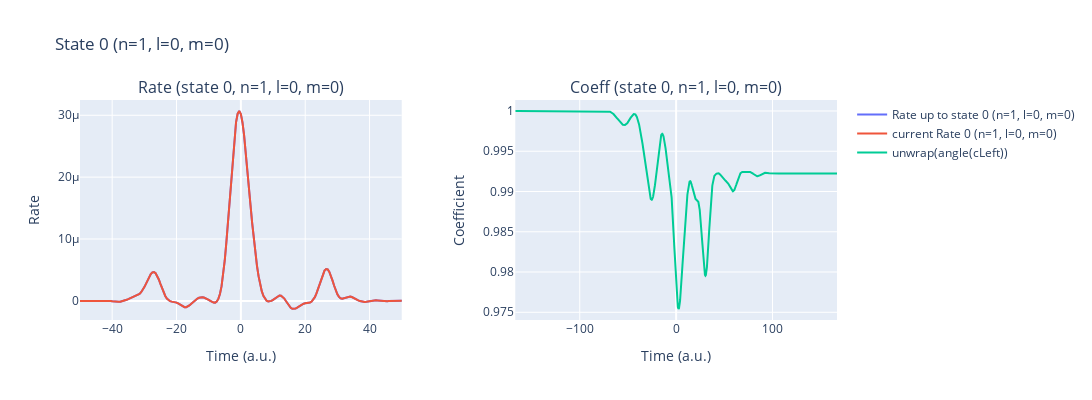
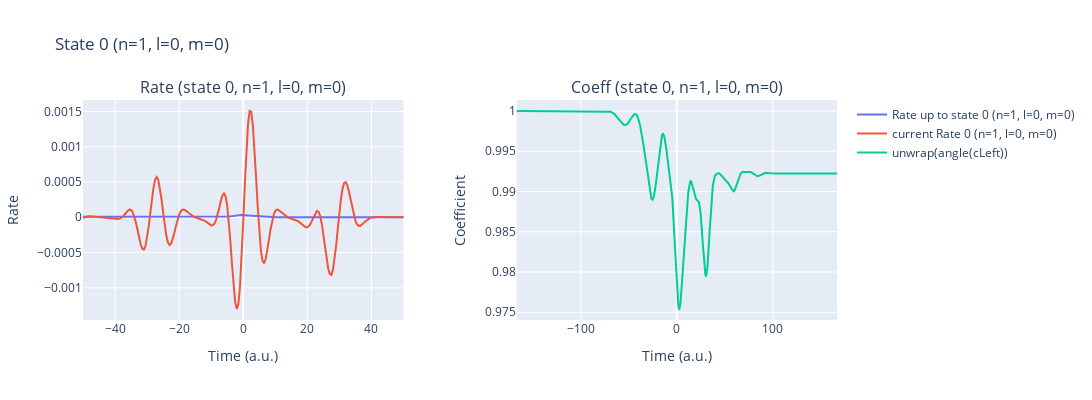
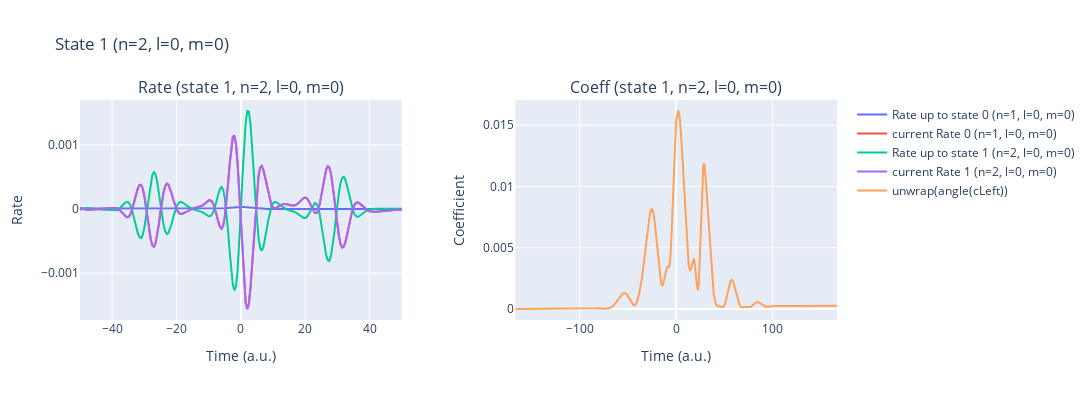
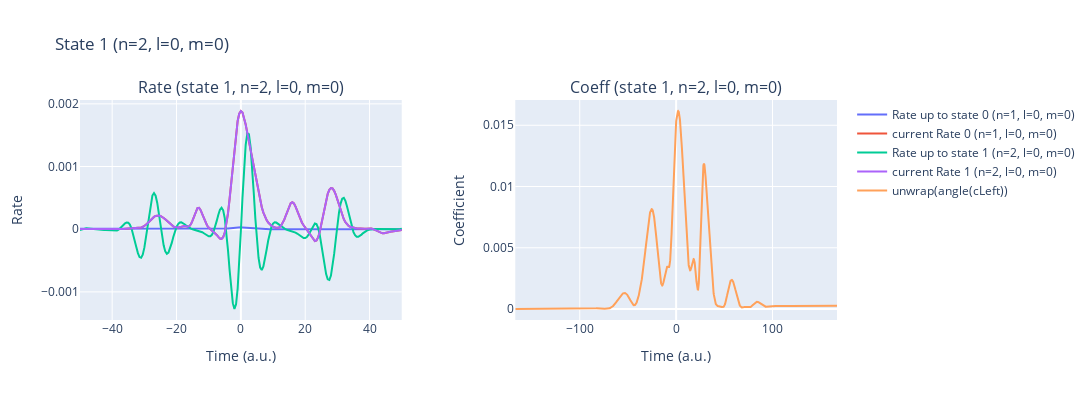

Write notebook code for charts like these, in order.
### Code cell
%autoreload
laser_pulses.add_pulse(params['lam0'], params['intensity'], params['cep'], params['lam0']/ AtomicUnits.nm / AtomicUnits.speed_of_light)
#laser_pulses.add_pulse(250, 8e9, -np.pi/2, 0.58/ AtomicUnits.fs, t0=-144.91)
t_min, t_max = laser_pulses.get_time_interval()
time_recon_1= np.arange(int(t_min), int(t_max)+1, 0.5)

rateExcited_1 = IonRate(time_recon_1, laser_pulses, params, dT=0.5/4, kernel_type='exact_SFA', excitedStates=True)
laser_pulses.reset()

### Figure 1 — Plotly figure (JSON) as saved in the notebook; plotly's stock layout.template omitted (floating-point values rounded to 4 significant figures; data arrays with more than 128 entries replaced by an {"elided": "..."} marker saying what was removed)
{"data": [{"mode": "lines", "name": "Rate up to state 0 (n=1, l=0, m=0)", "type": "scatter", "x": {"elided": "666 float values"}, "xaxis": "x", "y": {"elided": "666 float values"}, "yaxis": "y"}, {"mode": "lines", "name": "current Rate 0 (n=1, l=0, m=0)", "type": "scatter", "x": {"elided": "666 float values"}, "xaxis": "x", "y": {"elided": "666 float values"}, "yaxis": "y"}, {"mode": "lines", "name": "unwrap(angle(cLeft))", "type": "scatter", "x": {"elided": "2671 float values"}, "xaxis": "x2", "y": {"elided": "2671 float values"}, "yaxis": "y2"}], "layout": {"annotations": [{"font": {"size": 16}, "showarrow": false, "text": "Rate (state 0, n=1, l=0, m=0)", "x": 0.2125, "xanchor": "center", "xref": "paper", "y": 1, "yanchor": "bottom", "yref": "paper"}, {"font": {"size": 16}, "showarrow": false, "text": "Coeff (state 0, n=1, l=0, m=0)", "x": 0.7875, "xanchor": "center", "xref": "paper", "y": 1, "yanchor": "bottom", "yref": "paper"}], "height": 400, "title": {"text": "State 0 (n=1, l=0, m=0)"}, "width": 1200, "xaxis": {"anchor": "y", "domain": [0, 0.425], "range": [-50, 50], "title": {"text": "Time (a.u.)"}}, "xaxis2": {"anchor": "y2", "domain": [0.575, 1], "title": {"text": "Time (a.u.)"}}, "yaxis": {"anchor": "x", "domain": [0, 1], "title": {"text": "Rate"}}, "yaxis2": {"anchor": "x2", "domain": [0, 1], "title": {"text": "Coefficient"}}}}

### Figure 2 — Plotly figure (JSON) as saved in the notebook; plotly's stock layout.template omitted (floating-point values rounded to 4 significant figures; data arrays with more than 128 entries replaced by an {"elided": "..."} marker saying what was removed)
{"data": [{"mode": "lines", "name": "Rate up to state 0 (n=1, l=0, m=0)", "type": "scatter", "x": {"elided": "666 float values"}, "xaxis": "x", "y": {"elided": "666 float values"}, "yaxis": "y"}, {"mode": "lines", "name": "current Rate 0 (n=1, l=0, m=0)", "type": "scatter", "x": {"elided": "666 float values"}, "xaxis": "x", "y": {"elided": "666 float values"}, "yaxis": "y"}, {"mode": "lines", "name": "unwrap(angle(cLeft))", "type": "scatter", "x": {"elided": "2671 float values"}, "xaxis": "x2", "y": {"elided": "2671 float values"}, "yaxis": "y2"}], "layout": {"annotations": [{"font": {"size": 16}, "showarrow": false, "text": "Rate (state 0, n=1, l=0, m=0)", "x": 0.2125, "xanchor": "center", "xref": "paper", "y": 1, "yanchor": "bottom", "yref": "paper"}, {"font": {"size": 16}, "showarrow": false, "text": "Coeff (state 0, n=1, l=0, m=0)", "x": 0.7875, "xanchor": "center", "xref": "paper", "y": 1, "yanchor": "bottom", "yref": "paper"}], "height": 400, "title": {"text": "State 0 (n=1, l=0, m=0)"}, "width": 1200, "xaxis": {"anchor": "y", "domain": [0, 0.425], "range": [-50, 50], "title": {"text": "Time (a.u.)"}}, "xaxis2": {"anchor": "y2", "domain": [0.575, 1], "title": {"text": "Time (a.u.)"}}, "yaxis": {"anchor": "x", "domain": [0, 1], "title": {"text": "Rate"}}, "yaxis2": {"anchor": "x2", "domain": [0, 1], "title": {"text": "Coefficient"}}}}

### Figure 3 — Plotly figure (JSON) as saved in the notebook; plotly's stock layout.template omitted (floating-point values rounded to 4 significant figures; data arrays with more than 128 entries replaced by an {"elided": "..."} marker saying what was removed)
{"data": [{"mode": "lines", "name": "Rate up to state 0 (n=1, l=0, m=0)", "type": "scatter", "x": {"elided": "666 float values"}, "xaxis": "x", "y": {"elided": "666 float values"}, "yaxis": "y"}, {"mode": "lines", "name": "current Rate 0 (n=1, l=0, m=0)", "type": "scatter", "x": {"elided": "666 float values"}, "xaxis": "x", "y": {"elided": "666 float values"}, "yaxis": "y"}, {"mode": "lines", "name": "Rate up to state 1 (n=2, l=0, m=0)", "type": "scatter", "x": {"elided": "666 float values"}, "xaxis": "x", "y": {"elided": "666 float values"}, "yaxis": "y"}, {"mode": "lines", "name": "current Rate 1 (n=2, l=0, m=0)", "type": "scatter", "x": {"elided": "666 float values"}, "xaxis": "x", "y": {"elided": "666 float values"}, "yaxis": "y"}, {"mode": "lines", "name": "unwrap(angle(cLeft))", "type": "scatter", "x": {"elided": "2671 float values"}, "xaxis": "x2", "y": {"elided": "2671 float values"}, "yaxis": "y2"}], "layout": {"annotations": [{"font": {"size": 16}, "showarrow": false, "text": "Rate (state 1, n=2, l=0, m=0)", "x": 0.2125, "xanchor": "center", "xref": "paper", "y": 1, "yanchor": "bottom", "yref": "paper"}, {"font": {"size": 16}, "showarrow": false, "text": "Coeff (state 1, n=2, l=0, m=0)", "x": 0.7875, "xanchor": "center", "xref": "paper", "y": 1, "yanchor": "bottom", "yref": "paper"}], "height": 400, "title": {"text": "State 1 (n=2, l=0, m=0)"}, "width": 1200, "xaxis": {"anchor": "y", "domain": [0, 0.425], "range": [-50, 50], "title": {"text": "Time (a.u.)"}}, "xaxis2": {"anchor": "y2", "domain": [0.575, 1], "title": {"text": "Time (a.u.)"}}, "yaxis": {"anchor": "x", "domain": [0, 1], "title": {"text": "Rate"}}, "yaxis2": {"anchor": "x2", "domain": [0, 1], "title": {"text": "Coefficient"}}}}

### Figure 4 — Plotly figure (JSON) as saved in the notebook; plotly's stock layout.template omitted (floating-point values rounded to 4 significant figures; data arrays with more than 128 entries replaced by an {"elided": "..."} marker saying what was removed)
{"data": [{"mode": "lines", "name": "Rate up to state 0 (n=1, l=0, m=0)", "type": "scatter", "x": {"elided": "666 float values"}, "xaxis": "x", "y": {"elided": "666 float values"}, "yaxis": "y"}, {"mode": "lines", "name": "current Rate 0 (n=1, l=0, m=0)", "type": "scatter", "x": {"elided": "666 float values"}, "xaxis": "x", "y": {"elided": "666 float values"}, "yaxis": "y"}, {"mode": "lines", "name": "Rate up to state 1 (n=2, l=0, m=0)", "type": "scatter", "x": {"elided": "666 float values"}, "xaxis": "x", "y": {"elided": "666 float values"}, "yaxis": "y"}, {"mode": "lines", "name": "current Rate 1 (n=2, l=0, m=0)", "type": "scatter", "x": {"elided": "666 float values"}, "xaxis": "x", "y": {"elided": "666 float values"}, "yaxis": "y"}, {"mode": "lines", "name": "unwrap(angle(cLeft))", "type": "scatter", "x": {"elided": "2671 float values"}, "xaxis": "x2", "y": {"elided": "2671 float values"}, "yaxis": "y2"}], "layout": {"annotations": [{"font": {"size": 16}, "showarrow": false, "text": "Rate (state 1, n=2, l=0, m=0)", "x": 0.2125, "xanchor": "center", "xref": "paper", "y": 1, "yanchor": "bottom", "yref": "paper"}, {"font": {"size": 16}, "showarrow": false, "text": "Coeff (state 1, n=2, l=0, m=0)", "x": 0.7875, "xanchor": "center", "xref": "paper", "y": 1, "yanchor": "bottom", "yref": "paper"}], "height": 400, "title": {"text": "State 1 (n=2, l=0, m=0)"}, "width": 1200, "xaxis": {"anchor": "y", "domain": [0, 0.425], "range": [-50, 50], "title": {"text": "Time (a.u.)"}}, "xaxis2": {"anchor": "y2", "domain": [0.575, 1], "title": {"text": "Time (a.u.)"}}, "yaxis": {"anchor": "x", "domain": [0, 1], "title": {"text": "Rate"}}, "yaxis2": {"anchor": "x2", "domain": [0, 1], "title": {"text": "Coefficient"}}}}
